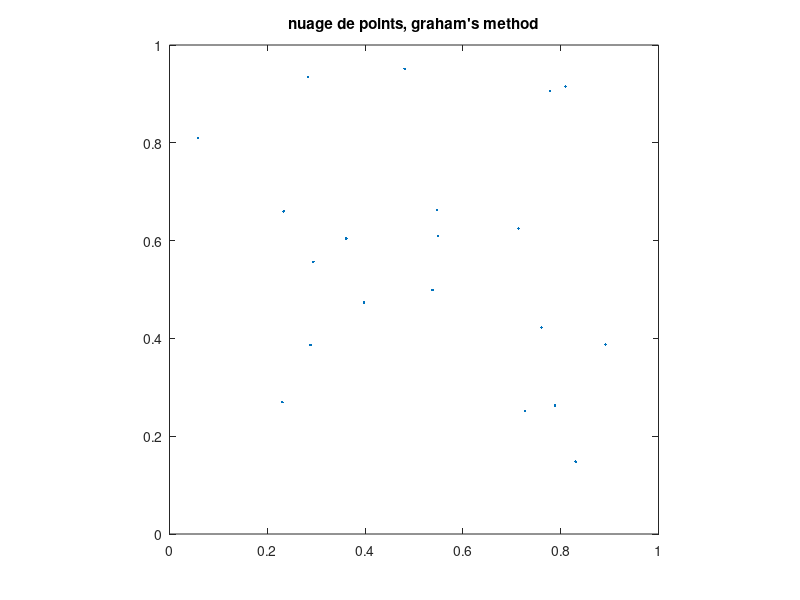

Write MATLAB code to recreate this figure. (Note: this script raises an error after producing the figure.)
%% TD enveloppes convexes
%% SABIR ILYASS
close all; clearvars;

%% Graham's algorithm

%% définition de l'orientation de 3 points:

% orient = @(px,py,qx,qy, rx, ry) sign((qx - px) * (ry - py) - (rx - px) * (qy - py));

%% calcul de l'angle entre 3 points:
% par décroissance  de cosinus on calcule le - cos de l'angle à l'aide du produit scalaire:

cosAngle = @(px,py,qx,qy, rx, ry) - ((qx - px) * (rx - px) + (qy - py) * (ry - py)) / (sqrt((qx - px)^2 + (qy - py)^2) * sqrt((rx - px)^2 + (ry - py)^2));

%% construire le nuage de points dans le carré [0,1]²

n = 20;
points = rand(2,n);

%% affichage de nuage de points

figure;
plot(points(1,:), points(2,:), '.');
axis square; axis equal;
title("nuage de points, graham's method");
axis([0 1 0 1]); hold on;

% determiner le point d'abcisse minimal:

% [pxmin, minY] = min(min(points));
% pymin = points(2, minY);

[pxmin, pymin, minY] = minimum(points, n);

%% créer un tableau de taille 3 * n: les deux premiers lignes pour les coordonnées du point et le 3eme ligne pour l'angle ... 

sortedArray = zeros(3,n);
sortedArray(1,1) = pxmin; sortedArray(2,1) = pymin; sortedArray(3,1) = -2;

for i = 1:(minY - 1)
    sortedArray(1,i+1) = points(1,i);
    sortedArray(2,i+1) = points(2,i);
    sortedArray(3,i+1) = cosAngle(pxmin, pymin, points(1,i), points(2,i), 2, pymin);
end
for i = (minY + 1):n
    sortedArray(1,i) = points(1,i);
    sortedArray(2,i) = points(2,i);
    sortedArray(3,i) = cosAngle(pxmin, pymin, points(1,i), points(2,i), 2, pymin);
end


%% tri des points selon ordre croissantes des abcisse:
sortedArray = sortrows(sortedArray',3,'ascend')';

%% initialisation:
indexPoints = zeros(1, n); 
index = 2;
indexPoints(1,1) = 1; indexPoints(1,2) = 2;

%% construction des points de l'enveloppe convexe

for i = 3:n

    orientation = orient(sortedArray(1,indexPoints(1,index - 1)), sortedArray(2,indexPoints(1,index - 1)), sortedArray(1,indexPoints(1,index)), sortedArray(2, indexPoints(1,index)), ...
        sortedArray(1,i), sortedArray(2,i));
    while (orientation == -1)
        [index, indexPoints] = FIFO(indexPoints, index, i, 'pop');
        orientation = orient(sortedArray(1,indexPoints(1,index - 1)), sortedArray(2,indexPoints(1,index - 1)), sortedArray(1,indexPoints(1,index)),sortedArray(2, indexPoints(1,index)) ...
             , sortedArray(1,i), sortedArray(2,i));
    end
    [index, indexPoints] = FIFO(indexPoints, index, i, 'append');
end

%% plot l'enveloppe convexe
for i = 1:index - 1
    pointx1 = sortedArray(1,indexPoints(1,i)); pointy1 = sortedArray(2, indexPoints(1,i));
    pointx2 = sortedArray(1, indexPoints(1,i+1)); pointy2 = sortedArray(2, indexPoints(1,i+1));
    plot([pointx1 pointx2], [pointy1 pointy2]);
end

pointx1 = sortedArray(1,indexPoints(1,1)); pointy1 = sortedArray(2, indexPoints(1,1));
pointx2 = sortedArray(1, indexPoints(1, index)); pointy2 = sortedArray(2, indexPoints(1, index));
plot([pointx1 pointx2], [pointy1 pointy2]);
